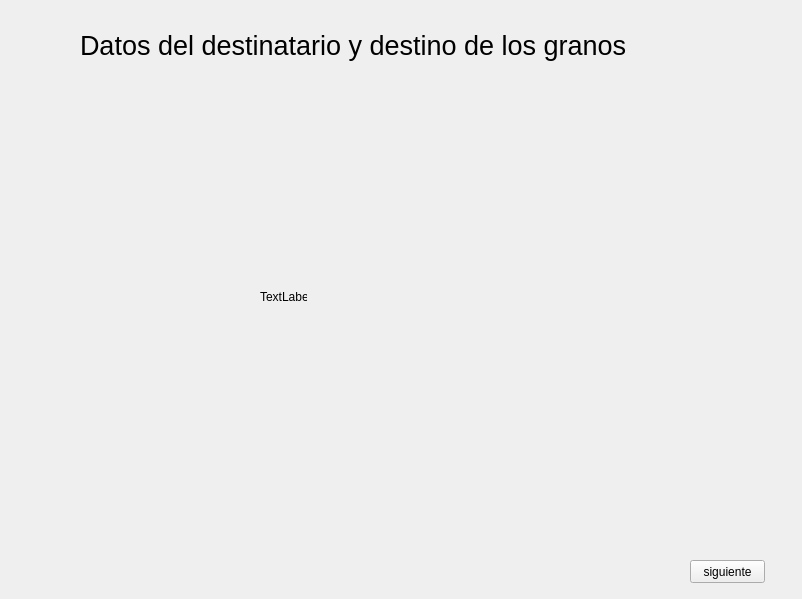
<?xml version="1.0" encoding="UTF-8"?>
<ui version="4.0">
 <class>GUI_CartaPorte_Crear_3</class>
 <widget class="QWidget" name="GUI_CartaPorte_Crear_3">
  <property name="geometry">
   <rect>
    <x>0</x>
    <y>0</y>
    <width>802</width>
    <height>599</height>
   </rect>
  </property>
  <property name="windowTitle">
   <string>Form</string>
  </property>
  <widget class="QPushButton" name="pushButton">
   <property name="geometry">
    <rect>
     <x>690</x>
     <y>560</y>
     <width>75</width>
     <height>23</height>
    </rect>
   </property>
   <property name="text">
    <string>siguiente</string>
   </property>
  </widget>
  <widget class="QLabel" name="label">
   <property name="geometry">
    <rect>
     <x>80</x>
     <y>10</y>
     <width>571</width>
     <height>71</height>
    </rect>
   </property>
   <property name="font">
    <font>
     <pointsize>20</pointsize>
    </font>
   </property>
   <property name="text">
    <string>Datos del destinatario y destino de los granos</string>
   </property>
  </widget>
  <widget class="QWidget" name="formLayoutWidget">
   <property name="geometry">
    <rect>
     <x>170</x>
     <y>130</y>
     <width>281</width>
     <height>121</height>
    </rect>
   </property>
   <layout class="QFormLayout" name="formLayout"/>
  </widget>
  <widget class="QLabel" name="label_2">
   <property name="geometry">
    <rect>
     <x>260</x>
     <y>290</y>
     <width>47</width>
     <height>13</height>
    </rect>
   </property>
   <property name="text">
    <string>TextLabel</string>
   </property>
  </widget>
 </widget>
 <resources/>
 <connections/>
</ui>
